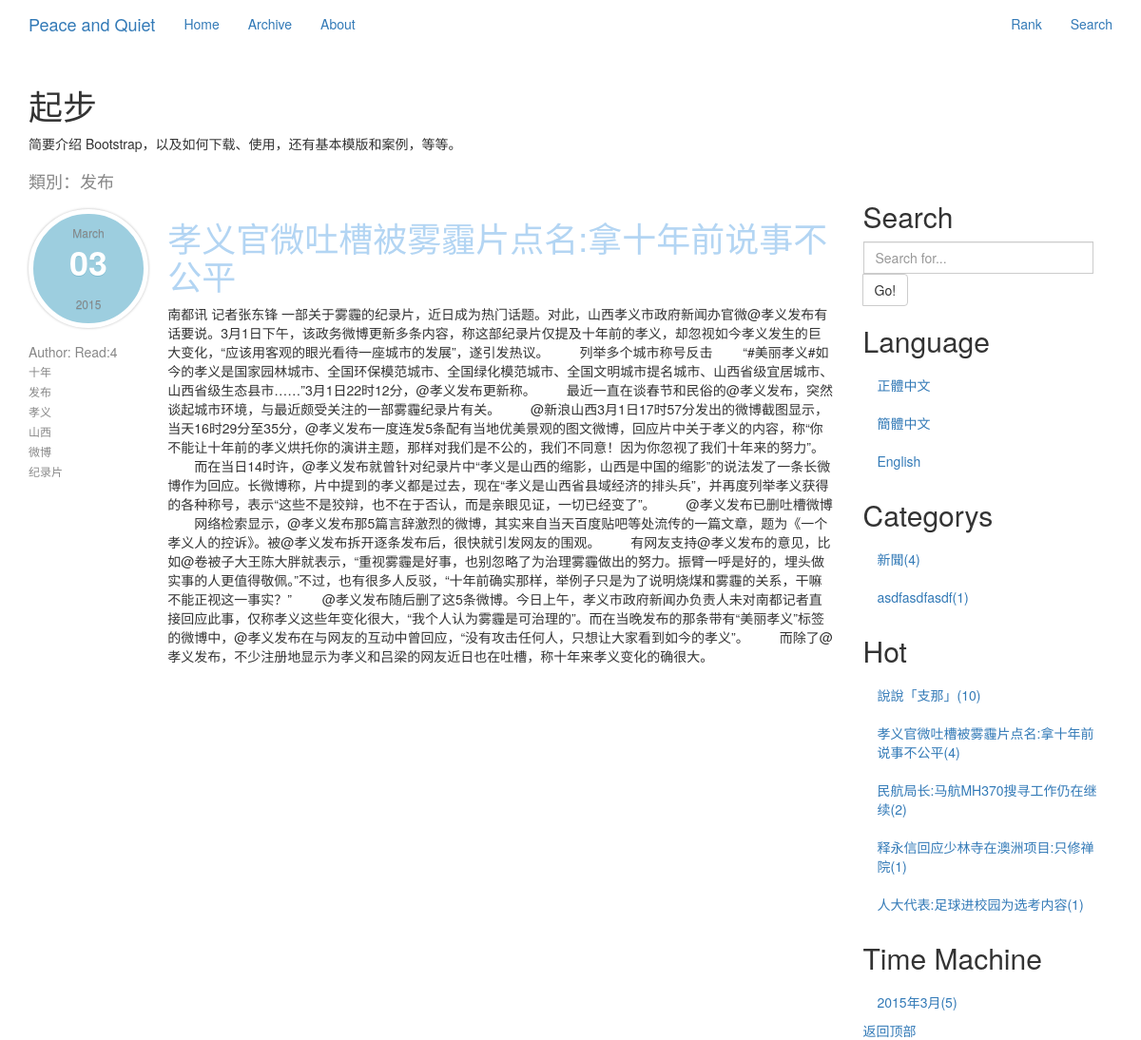
The app's page /tagView/cdf98610d9/ with its own data.
### Blog/models.py (models this page shows, shortened)
class Tag(models.Model):
    title = models.CharField('標籤', max_length=30, unique=True)
    shortUrl = models.CharField('短Url', max_length=150, unique=True, null=False, blank=False, editable=False)
    class Meta:
        ordering = ('title',)

class Blog(models.Model):
    title = models.CharField("標題", max_length=150, unique=True, null=False, blank=False)
    createTime = models.DateTimeField("創建時間", auto_now_add=True, auto_now=False)
    updateTime = models.DateTimeField("修改時間", auto_now_add=False, auto_now=True)
    body = models.TextField("內容")
    accessCount = models.IntegerField("瀏覽量", default=1, editable=False)
    category = models.ForeignKey('Category', verbose_name="分類集合", related_name='category')
    shortUrl = models.CharField("短URL", max_length=150, unique=True, null=False, blank=False, editable=False)
    tags = models.ManyToManyField('Tag', verbose_name="標籤集合", null=True, editable=False)
    tags.help_text = '標籤集合'

class Category(models.Model):
    title = models.CharField('分類', max_length=30, unique=True)
    shortUrl = models.CharField("短URL", max_length=150, unique=True, null=False, blank=False, editable=False)
    class Meta:
        ordering = ('title',)

### Blog/views.py (the view)
# urls.py: url(r'^tagView/(?P<shortUrl>\w+)/', 'Blog.views.tagView', name='tagView'),
def tagView(request, shortUrl):
    posts = Tag.objects.get(shortUrl=shortUrl).blog_set.all()
    title = Tag.objects.get(shortUrl=shortUrl).title
    categorys = getCategorysAndNumber()
    hotPassages = Blog.objects.order_by('-accessCount')[:10]
    timeMachines = getTimeMachines()
    return render(request, 'category.html', {'posts': posts, 'categorys': categorys,
                                             'hotPassages': hotPassages, 'title': title, 'timeMachines': timeMachines})

### Blog/views.py (called while the page is built)
def getCategorysAndNumber():
    showCategorys = []
    for i in Category.objects.all():
        showCategorys.append({'title': i.title, 'number': Blog.objects.filter(
            category__in=Category.objects.filter(title=i.title)).count(), 'shortUrl': i.shortUrl})
    showCategorys.sort(key=lambda x: x['number'], reverse=True)
    return showCategorys

def getTimeMachines():
    temporaryTimeMachines = {}
    for i in Blog.objects.all():
        key = (i.createTime.year, i.createTime.month)
        if key not in temporaryTimeMachines:
            temporaryTimeMachines.update({key: 1})
        else:
            temporaryTimeMachines[key] += 1
    timeMachines = []
    for i in temporaryTimeMachines.keys():
        timeMachines.append(
            {'title': "%s年%s月" % (i[0], i[1]), 'number': temporaryTimeMachines[i], 'year': i[0],
             'month': i[1]})
    return timeMachines

### template/category.html (shortened to what this page needs)
{% extends 'base.html' %}
{% block content %}
    <div class="col-md-9" role="main">
        <h4 style="color: #878787">類別：{{ title }}</h4>
        {% for post in posts %}
            <div class="row">
                <div class="col-md-2" role="complementary">
                    <nav class="visible-lg-inline-block">
                        <div class="title">
                            <aside class="entry-meta">
                                <time datetime="2012-06-17T18:05:54.000Z" class="post-date">
                                    <span class="post-month">{{ post.createTime|date:"F" }}</span>
                                    <strong class="post-day">{{ post.createTime|date:"d" }}</strong>
                                    <span class="post-year">{{ post.createTime|date:"Y" }}</span>
                                </time>
                            </aside>
                            <span>Author:</span>
                            <span>Read:{{ post.accessCount }}</span>
                            {% for tag in post.tags.all %}
                                <li><a href="{% url 'tagView' shortUrl=tag.shortUrl %}">{{ tag.title }}</a></li>
                            {% endfor %}
                        </div>
                    </nav>
                </div>
                <div class="col-md-10" role="main">
                    <div class="title"><a href="{% url 'archive' shortUrl=post.shortUrl %}">
                        <h1>{{ post.title }}</h1>
                    </a></div>
                    <p>{{ post.body }}</p>
                </div>
            </div>
        {% endfor %}
    </div>
    {% block rightSide %}
        {% include "rightSide.html" %}
    {% endblock %}
{% endblock %}

### template/rightSide.html (shortened to what this page needs)
<div class="col-md-3" role="complementary">
    <nav class="bs-docs-sidebar hidden-print hidden-xs hidden-sm affix-top">
        <ul class="nav bs-docs-sidenav">
            <li><a></a></li>
            <li><h2>Search</h2></li>
            <li>
                <div class="input-group">
                    <form action="{% url 'search' %}" method="post">
                        <input type="text" class="form-control" name="query" placeholder="Search for...">
                            <span class="input-group-btn">
                                <button class="btn btn-default" type="submit">Go!</button>
                            </span>
                    </form>
                </div>
            </li>
            <li><h2>Language</h2></li>
            <li><a href="#">正體中文</a></li>
            <li><a href="#">簡體中文</a></li>
            <li><a href="#">English</a></li>
            <li><h2>Categorys</h2></li>
            {% for category in categorys %}
                <li><a href="{% url 'category' shortUrl=category.shortUrl %}">{{ category.title }}({{ category.number }})</a>
                </li>
            {% endfor %}
            <li><h2>Hot</h2></li>
            {% for hotPassage in hotPassages %}
                <li>
                    <a href="{% url 'archive' shortUrl=hotPassage.shortUrl %}">{{ hotPassage.title }}({{ hotPassage.accessCount }})</a>
                </li>
            {% endfor %}
            <li><h2>Time Machine</h2></li>
            {% for timeMachine in timeMachines %}
                <li>
                    <a href="{% url 'timeMachine' year=timeMachine.year month=timeMachine.month %}">{{ timeMachine.title }}({{ timeMachine.number }})</a>
                </li>
            {% endfor %}
        </ul>
        <a class="back-to-top" href="#top">
            返回顶部
        </a>
    </nav>
</div>

### template/base.html (style rules this page uses)
.title span { color: #878787; }
.title li { list-style-type: none; }
.title a { color: #898989; font-size: 12px; line-height: 20px; text-align: center; text-decoration: none; -o-transition: color 0.5s linear; -webkit-transition: color 0.5s linear; -moz-transition: color 0.5s linear; transition: color 0.5s linear; }
.title a > h1 { color: #B3D5F3; text-align: left; text-decoration: none; -o-transition: color 0.5s linear; -webkit-transition: color 0.5s linear; -moz-transition: color 0.5s linear; transition: color 0.5s linear; }
.entry-meta { color: #878787; float: left; margin: 10px 20px 0 0; text-align: center; width: 125px; font-size: 12px; line-height: 20px }
.post-date { width: 56px; height: auto; float: left; text-align: center; margin-right: 20px; margin-bottom: 15px; display: block; background: #9dcedf; text-shadow: 0 1px #81bcd1; border-radius: 100px; -moz-border-radius: 100px; -webkit-border-radius: 100px; padding: 10px 30px; border: 4pt solid #fff; -moz-box-shadow: 0 0 3px #b7b7b7; -webkit-box-shadow: 0 0 3px #b7b7b7; box-shadow: 0 0 3px #b7b7b7; -webkit-box-sizing: content-box; -moz-box-sizing: content-box; box-sizing: content-box; }
.post-month { display: block; color: #fff }
.post-day, .post-year { display: block }
.post-day { font-size: 36px; color: #fff; margin: 10px 0 15px 0 }
.post-year { background: url("https://www.byvoid.com/images/post-meta-divider.png") top repeat-x; color: #fff; padding: 10px 0 0 0 }

### records on screen
Tag: title "发布"
Blog: createTime "March", createTime "03", createTime "2015", accessCount "4", title "孝义官微吐槽被雾霾片点名:拿十年前说事不公平", body "南都讯 记者张东锋 一部关于雾霾的纪录片，近日成为热门话题。对此，山西孝义市政府新闻办官微@孝义发布有话要说。3月1日下午，该政务微博更新多条内容，称这部纪录片仅提及十年前的孝义，却忽视如今孝义发生的巨大变化，“应该用客观的眼光看待一座城市的发展”，遂引发热议。 列举多个城市称号反击 “#美丽孝义#如今的孝义是国家园林城市、全国环保模范城市、全国绿化模范城市、全国文明城市提名城市、山西省级宜居城市、山西省级生态县市……”3月1日22时12分，@孝义发布更新称。 最近一直在谈春节和民俗的@孝义发布，突然谈起城市环境，与最近颇受关注的一部雾霾纪录片有关。 @新浪山西3月1日17时57分发出的微博截图显示，当天16时29分至35分，@孝义发布一度连发5条配有当地优美景观的图文微博，回应片中关于孝义的内容，称“你不能让十年前的孝义烘托你的演讲主题，那样对我们是不公的，我们不同意！因为你忽视了我们十年来的努力”。 而在当日14时许，@孝义发布就曾针对纪录片中“孝义是山西的缩影，山西是中国的缩影”的说法发了一条长微博作为回应。长微博称，片中提到的孝义都是过去，现在“孝义是山西省县域经济的排头兵”，并再度列举孝义获得的各种称号，表示“这些不是狡辩，也不在于否认，而是亲眼见证，一切已经变了”。 @孝义发布已删吐槽微博 网络检索显示，@孝义发布那5篇言辞激烈的微博，其实来自当天百度贴吧等处流传的一篇文章，题为《一个孝义人的控诉》。被@孝义发布拆开逐条发布后，很快就引发网友的围观。…"
Tag: title "十年"
Tag: title "孝义"
Tag: title "山西"
Tag: title "微博"
Tag: title "纪录片"
Category: title "新聞"
Category: title "asdfasdfasdf"
Blog: title "說說「支那」", accessCount "10"
Blog: title "民航局长:马航MH370搜寻工作仍在继续", accessCount "2"
Blog: title "释永信回应少林寺在澳洲项目:只修禅院", accessCount "1"
Blog: title "人大代表:足球进校园为选考内容", accessCount "1"

### other values on screen
{{ category.number }} "4" "1"
{{ timeMachine.title }} "2015年3月"
{{ timeMachine.number }} "5"
